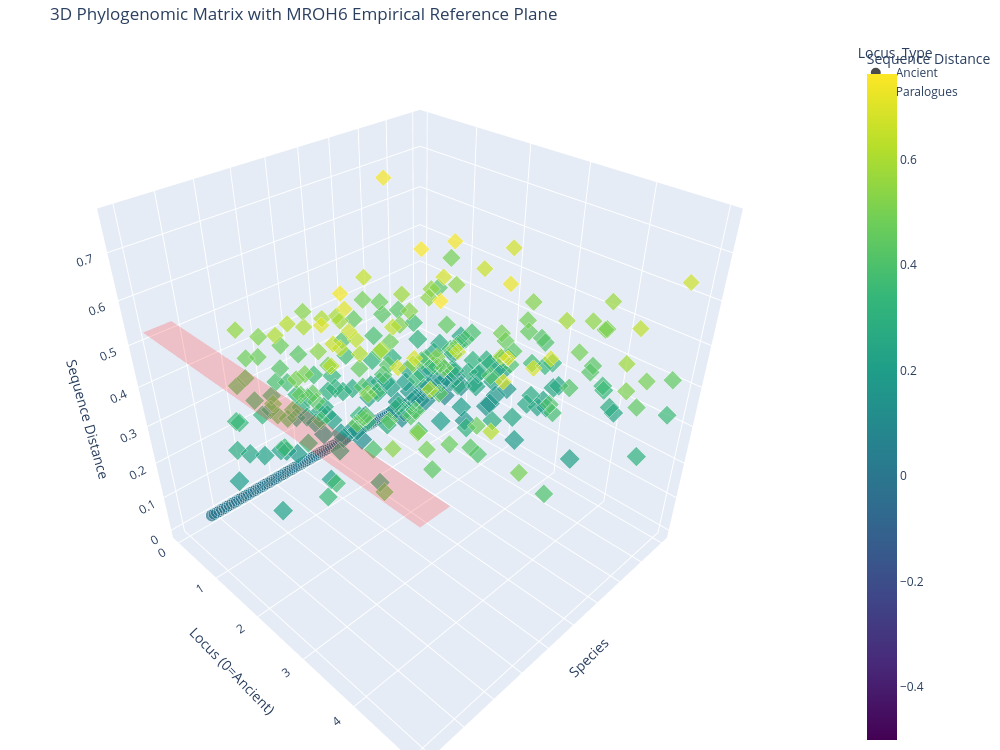

The code cell stored with this chart in its notebook:
### Markdown cell above
## 6e. Connection to MROH6 empirical findings

How does this synthetic model relate to the real MROH6 data?

| Metric | MROH6 (Zebra Finch) | Synthetic Model |
|--------|--------------------|-----------------|
| Copies analyzed | 596 | ~400 (100 species x ~4 avg) |
| Mean divergence | 0.53 (JC) | ~0.35 (designed range 0.1-0.8) |
| Baseline | 0.03 | 0.0 (ancient reference) |
| Fold elevation | 17.7x | Variable by species |
| Ts/Tv ratio | 0.89 | Not modeled (future extension) |

The synthetic model extends the single-species MROH6 analysis to a cross-species
phylogenomic perspective, showing how paralog divergence patterns would appear
across an evolutionary radiation.

### Code cell
# ── Overlay empirical MROH6 divergence distribution onto synthetic model ────

# Create comparison: what if one species is zebra finch with MROH6-like data?
print('Comparing synthetic model to MROH6 empirical data:')
print(f'  MROH6 JC-corrected mean divergence: {MROH6_JC_MEAN:.4f}')
print(f'  MROH6 genomic baseline:             {MROH6_BASELINE}')
print(f'  Fold elevation:                     {FOLD_ELEVATION:.1f}x')
print()

# Where does MROH6 fall in our synthetic divergence distribution?
synthetic_paralogs = df[df.Locus_Type == 'Paralogues']['Divergence']
pct_below_mroh6 = (synthetic_paralogs < MROH6_JC_MEAN).mean() * 100
print(f'  {pct_below_mroh6:.1f}% of synthetic paralogs have divergence < MROH6 mean ({MROH6_JC_MEAN:.2f})')
print(f'  This suggests MROH6 divergence is {'typical' if 30 < pct_below_mroh6 < 70 else 'extreme'} '
      f'relative to the synthetic model')

# Highlight: add MROH6-like reference plane to the 3D plot
fig_annotated = go.Figure(fig)

# Add a horizontal reference plane at MROH6 mean divergence
x_range = list(range(N_SPECIES))
y_range = list(range(MAX_PARALOGS + 1))
xx, yy = np.meshgrid(x_range[::10], y_range)  # subsample x for performance
zz = np.full_like(xx, MROH6_JC_MEAN, dtype=float)

fig_annotated.add_trace(go.Surface(
    x=xx, y=yy, z=zz,
    opacity=0.2, colorscale=[[0, 'red'], [1, 'red']],
    showscale=False, name=f'MROH6 mean (JC={MROH6_JC_MEAN:.2f})'
))

fig_annotated.update_layout(
    title='3D Phylogenomic Matrix with MROH6 Empirical Reference Plane',
    width=1000, height=750,
)
fig_annotated.show()

### Figure 1 — Plotly figure (JSON) as saved in the notebook; plotly's stock layout.template omitted (floating-point values rounded to 4 significant figures; data arrays with more than 128 entries replaced by an {"elided": "..."} marker saying what was removed)
{"data": [{"customdata": {"elided": "100x2 mixed values"}, "hovertemplate": "Locus_Type=%{customdata[0]}<br>Species=%{x}<br>Locus (0=Ancient)=%{y}<br>Sequence Distance=%{marker.color}<br>Confidence=%{customdata[1]}<extra></extra>", "legendgroup": "Ancient", "marker": {"color": [0.0, 0.0, 0.0, 0.0, 0.0, 0.0, 0.0, 0.0, 0.0, 0.0, 0.0, 0.0, 0.0, 0.0, 0.0, 0.0, 0.0, 0.0, 0.0, 0.0, 0.0, 0.0, 0.0, 0.0, 0.0, 0.0, 0.0, 0.0, 0.0, 0.0, 0.0, 0.0, 0.0, 0.0, 0.0, 0.0, 0.0, 0.0, 0.0, 0.0, 0.0, 0.0, 0.0, 0.0, 0.0, 0.0, 0.0, 0.0, 0.0, 0.0, 0.0, 0.0, 0.0, 0.0, 0.0, 0.0, 0.0, 0.0, 0.0, 0.0, 0.0, 0.0, 0.0, 0.0, 0.0, 0.0, 0.0, 0.0, 0.0, 0.0, 0.0, 0.0, 0.0, 0.0, 0.0, 0.0, 0.0, 0.0, 0.0, 0.0, 0.0, 0.0, 0.0, 0.0, 0.0, 0.0, 0.0, 0.0, 0.0, 0.0, 0.0, 0.0, 0.0, 0.0, 0.0, 0.0, 0.0, 0.0, 0.0, 0.0], "coloraxis": "coloraxis", "size": [1.0, 1.0, 1.0, 1.0, 1.0, 1.0, 1.0, 1.0, 1.0, 1.0, 1.0, 1.0, 1.0, 1.0, 1.0, 1.0, 1.0, 1.0, 1.0, 1.0, 1.0, 1.0, 1.0, 1.0, 1.0, 1.0, 1.0, 1.0, 1.0, 1.0, 1.0, 1.0, 1.0, 1.0, 1.0, 1.0, 1.0, 1.0, 1.0, 1.0, 1.0, 1.0, 1.0, 1.0, 1.0, 1.0, 1.0, 1.0, 1.0, 1.0, 1.0, 1.0, 1.0, 1.0, 1.0, 1.0, 1.0, 1.0, 1.0, 1.0, 1.0, 1.0, 1.0, 1.0, 1.0, 1.0, 1.0, 1.0, 1.0, 1.0, 1.0, 1.0, 1.0, 1.0, 1.0, 1.0, 1.0, 1.0, 1.0, 1.0, 1.0, 1.0, 1.0, 1.0, 1.0, 1.0, 1.0, 1.0, 1.0, 1.0, 1.0, 1.0, 1.0, 1.0, 1.0, 1.0, 1.0, 1.0, 1.0, 1.0], "sizemode": "area", "sizeref": 0.0025, "symbol": "circle"}, "mode": "markers", "name": "Ancient", "scene": "scene", "showlegend": true, "type": "scatter3d", "x": ["Species_000", "Species_001", "Species_002", "Species_003", "Species_004", "Species_005", "Species_006", "Species_007", "Species_008", "Species_009", "Species_010", "Species_011", "Species_012", "Species_013", "Species_014", "Species_015", "Species_016", "Species_017", "Species_018", "Species_019", "Species_020", "Species_021", "Species_022", "Species_023", "Species_024", "Species_025", "Species_026", "Species_027", "Species_028", "Species_029", "Species_030", "Species_031", "Species_032", "Species_033", "Species_034", "Species_035", "Species_036", "Species_037", "Species_038", "Species_039", "Species_040", "Species_041", "Species_042", "Species_043", "Species_044", "Species_045", "Species_046", "Species_047", "Species_048", "Species_049", "Species_050", "Species_051", "Species_052", "Species_053", "Species_054", "Species_055", "Species_056", "Species_057", "Species_058", "Species_059", "Species_060", "Species_061", "Species_062", "Species_063", "Species_064", "Species_065", "Species_066", "Species_067", "Species_068", "Species_069", "Species_070", "Species_071", "Species_072", "Species_073", "Species_074", "Species_075", "Species_076", "Species_077", "Species_078", "Species_079", "Species_080", "Species_081", "Species_082", "Species_083", "Species_084", "Species_085", "Species_086", "Species_087", "Species_088", "Species_089", "Species_090", "Species_091", "Species_092", "Species_093", "Species_094", "Species_095", "Species_096", "Species_097", "Species_098", "Species_099"], "y": [0, 0, 0, 0, 0, 0, 0, 0, 0, 0, 0, 0, 0, 0, 0, 0, 0, 0, 0, 0, 0, 0, 0, 0, 0, 0, 0, 0, 0, 0, 0, 0, 0, 0, 0, 0, 0, 0, 0, 0, 0, 0, 0, 0, 0, 0, 0, 0, 0, 0, 0, 0, 0, 0, 0, 0, 0, 0, 0, 0, 0, 0, 0, 0, 0, 0, 0, 0, 0, 0, 0, 0, 0, 0, 0, 0, 0, 0, 0, 0, 0, 0, 0, 0, 0, 0, 0, 0, 0, 0, 0, 0, 0, 0, 0, 0, 0, 0, 0, 0], "z": [0.0, 0.0, 0.0, 0.0, 0.0, 0.0, 0.0, 0.0, 0.0, 0.0, 0.0, 0.0, 0.0, 0.0, 0.0, 0.0, 0.0, 0.0, 0.0, 0.0, 0.0, 0.0, 0.0, 0.0, 0.0, 0.0, 0.0, 0.0, 0.0, 0.0, 0.0, 0.0, 0.0, 0.0, 0.0, 0.0, 0.0, 0.0, 0.0, 0.0, 0.0, 0.0, 0.0, 0.0, 0.0, 0.0, 0.0, 0.0, 0.0, 0.0, 0.0, 0.0, 0.0, 0.0, 0.0, 0.0, 0.0, 0.0, 0.0, 0.0, 0.0, 0.0, 0.0, 0.0, 0.0, 0.0, 0.0, 0.0, 0.0, 0.0, 0.0, 0.0, 0.0, 0.0, 0.0, 0.0, 0.0, 0.0, 0.0, 0.0, 0.0, 0.0, 0.0, 0.0, 0.0, 0.0, 0.0, 0.0, 0.0, 0.0, 0.0, 0.0, 0.0, 0.0, 0.0, 0.0, 0.0, 0.0, 0.0, 0.0]}, {"customdata": {"elided": "279x2 mixed values"}, "hovertemplate": "Locus_Type=%{customdata[0]}<br>Species=%{x}<br>Locus (0=Ancient)=%{y}<br>Sequence Distance=%{marker.color}<br>Confidence=%{customdata[1]}<extra></extra>", "legendgroup": "Paralogues", "marker": {"color": {"elided": "279 float values"}, "coloraxis": "coloraxis", "size": {"elided": "279 float values"}, "sizemode": "area", "sizeref": 0.0025, "symbol": "diamond"}, "mode": "markers", "name": "Paralogues", "scene": "scene", "showlegend": true, "type": "scatter3d", "x": {"elided": "279 str values"}, "y": {"elided": "279 int values"}, "z": {"elided": "279 float values"}}, {"colorscale": [[0, "red"], [1, "red"]], "name": "MROH6 mean (JC=0.53)", "opacity": 0.2, "showscale": false, "type": "surface", "x": [[0, 10, 20, 30, 40, 50, 60, 70, 80, 90], [0, 10, 20, 30, 40, 50, 60, 70, 80, 90], [0, 10, 20, 30, 40, 50, 60, 70, 80, 90], [0, 10, 20, 30, 40, 50, 60, 70, 80, 90], [0, 10, 20, 30, 40, 50, 60, 70, 80, 90], [0, 10, 20, 30, 40, 50, 60, 70, 80, 90]], "y": [[0, 0, 0, 0, 0, 0, 0, 0, 0, 0], [1, 1, 1, 1, 1, 1, 1, 1, 1, 1], [2, 2, 2, 2, 2, 2, 2, 2, 2, 2], [3, 3, 3, 3, 3, 3, 3, 3, 3, 3], [4, 4, 4, 4, 4, 4, 4, 4, 4, 4], [5, 5, 5, 5, 5, 5, 5, 5, 5, 5]], "z": [[0.5295, 0.5295, 0.5295, 0.5295, 0.5295, 0.5295, 0.5295, 0.5295, 0.5295, 0.5295], [0.5295, 0.5295, 0.5295, 0.5295, 0.5295, 0.5295, 0.5295, 0.5295, 0.5295, 0.5295], [0.5295, 0.5295, 0.5295, 0.5295, 0.5295, 0.5295, 0.5295, 0.5295, 0.5295, 0.5295], [0.5295, 0.5295, 0.5295, 0.5295, 0.5295, 0.5295, 0.5295, 0.5295, 0.5295, 0.5295], [0.5295, 0.5295, 0.5295, 0.5295, 0.5295, 0.5295, 0.5295, 0.5295, 0.5295, 0.5295], [0.5295, 0.5295, 0.5295, 0.5295, 0.5295, 0.5295, 0.5295, 0.5295, 0.5295, 0.5295]]}], "layout": {"coloraxis": {"colorbar": {"title": {"text": "Sequence Distance"}}, "colorscale": [[0.0, "#440154"], [0.1111, "#482878"], [0.2222, "#3e4989"], [0.3333, "#31688e"], [0.4444, "#26828e"], [0.5556, "#1f9e89"], [0.6667, "#35b779"], [0.7778, "#6ece58"], [0.8889, "#b5de2b"], [1.0, "#fde725"]]}, "height": 750, "legend": {"itemsizing": "constant", "title": {"text": "Locus_Type"}, "tracegroupgap": 0}, "margin": {"b": 0, "l": 0, "r": 0, "t": 40}, "scene": {"domain": {"x": [0.0, 1.0], "y": [0.0, 1.0]}, "xaxis": {"nticks": 10, "showticklabels": false, "title": {"text": "Species"}}, "yaxis": {"title": {"text": "Locus (0=Ancient)"}}, "zaxis": {"title": {"text": "Sequence Distance"}}}, "title": {"text": "3D Phylogenomic Matrix with MROH6 Empirical Reference Plane"}, "width": 1000}}
